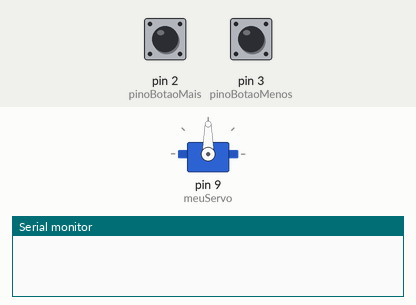
The sketch below on a simulated Arduino Uno, built with avr-gcc and run on an emulated ATmega328P. Shown: servo, the last lines printed to the serial monitor. The test bench sets the inputs (shaded band); at power-on: pin 2 (pinoBotaoMais) HIGH, pin 3 (pinoBotaoMenos) HIGH.

Above: at 1.2 s.
1.3 s: pin 2 (pinoBotaoMais) pulled LOW for 3.2 s
At 4.7 s:
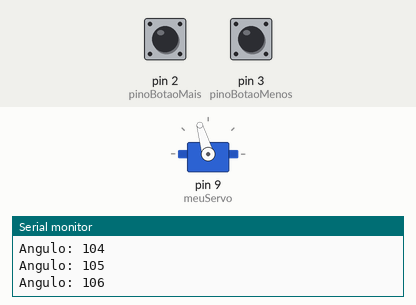
6.0 s: pin 2 (pinoBotaoMais) pulled LOW for 3.2 s
At 9.6 s:
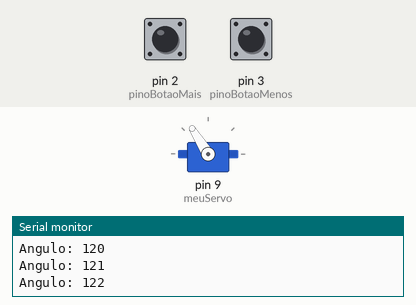
10.7 s: pin 3 (pinoBotaoMenos) pulled LOW for 1 s
At 11.0 s:
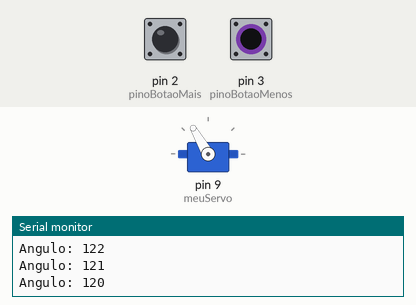
13.2 s: pin 2 (pinoBotaoMais) pulled LOW for 1 s
At 13.5 s:
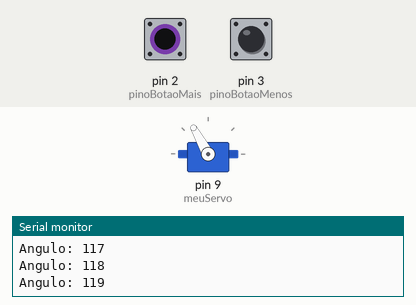
15.7 s: pin 3 (pinoBotaoMenos) pulled LOW for 3.2 s
At 19.3 s:
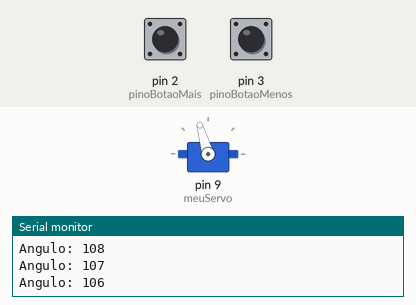
Timing chart, 0 to 20.8 s (numbered marks = the images above; inputs shaded):
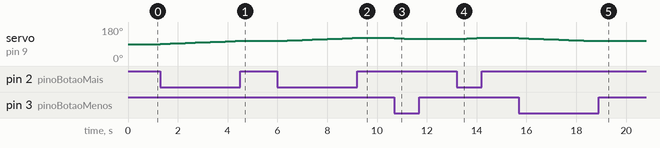

Measured:
- after the input at 1.3 s, servo on pin 9 (meuServo): moves from 90° to 106° over 3.0 s, starting at once
- after the input at 6.0 s, servo on pin 9 (meuServo): moves from 106° to 122° over 3.0 s, starting at once
- after the input at 10.7 s, servo on pin 9 (meuServo): moves from 122° to 117° over 0.80 s, starting at once
- after the input at 13.2 s, servo on pin 9 (meuServo): moves from 117° to 122° over 0.80 s, starting at once
- after the input at 15.7 s, servo on pin 9 (meuServo): moves from 122° to 106° over 3.0 s, starting at once

The sketch:

atv3.ino
```cpp
// Exercício 3: Controle de ângulo com dois botões
// Enunciado:
// Monte um sistema com um servo motor e dois botões. Um botão deve aumentar o ângulo do servo,
// enquanto o outro botão deve diminuir esse ângulo.
// Resposta e Explicação:
// Explicação do circuito:
// - Conecte o botão de aumento entre o pino digital 2 e o GND, usando INPUT_PULLUP.
// - Conecte o botão de diminuição entre o pino digital 3 e o GND, usando INPUT_PULLUP.
// - Conecte o servo ao pino digital 9 (sinal), 5V e GND.
// Explicação do código:
// - Utiliza a biblioteca Servo.
// - Define variáveis para o ângulo atual e incrementos.
// - No loop, verifica pressão dos botões e ajusta o ângulo respeitando limites (0 graus a 180 graus).
// Ao mudar o ângulo, envia ao servo.
// Código Exemplo:
#include <Servo.h>
Servo meuServo;
const int pinoBotaoMais = 2;
const int pinoBotaoMenos = 3;
int anguloAtual = 90;
void setup() {
meuServo.attach(9);
pinMode(pinoBotaoMais, INPUT_PULLUP);
pinMode(pinoBotaoMenos, INPUT_PULLUP);
meuServo.write(anguloAtual);
Serial.begin(9600);
}
void loop() {
if (digitalRead(pinoBotaoMais) == LOW) {
if (anguloAtual < 180) {
anguloAtual++;
meuServo.write(anguloAtual);
Serial.print("Angulo: ");
Serial.println(anguloAtual);
delay(200); // Debounce e controle de velocidade
}
}
if (digitalRead(pinoBotaoMenos) == LOW) {
if (anguloAtual > 0) {
anguloAtual--;
meuServo.write(anguloAtual);
Serial.print("Angulo: ");
Serial.println(anguloAtual);
delay(200);
}
}
}
```
